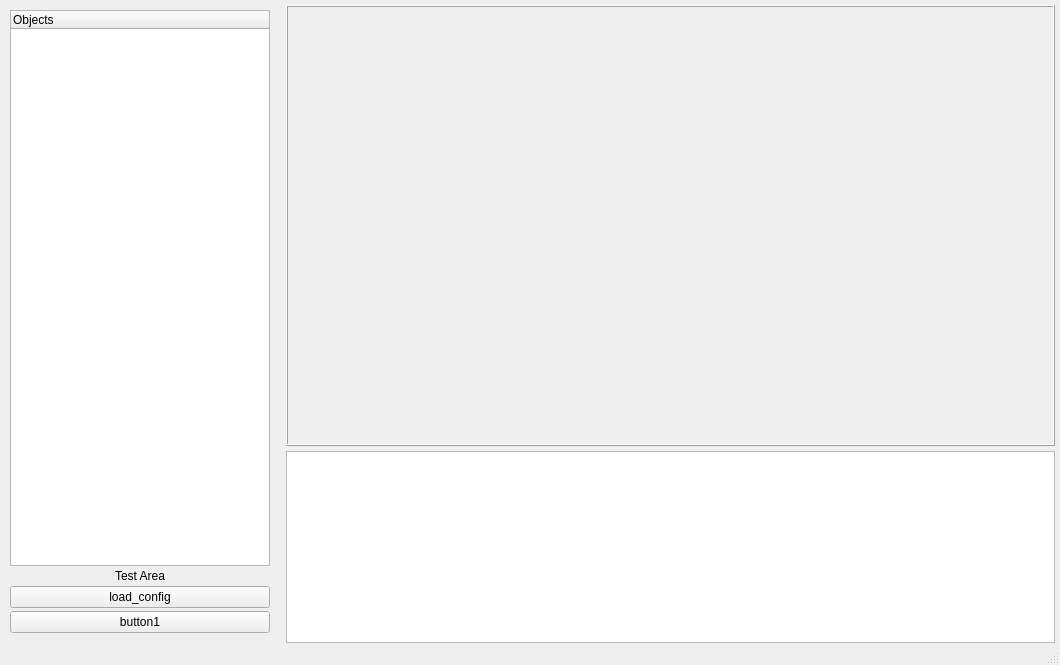
<?xml version="1.0" encoding="UTF-8"?>
<ui version="4.0">
 <class>MainWindow</class>
 <widget class="QMainWindow" name="MainWindow">
  <property name="geometry">
   <rect>
    <x>0</x>
    <y>0</y>
    <width>1060</width>
    <height>665</height>
   </rect>
  </property>
  <property name="minimumSize">
   <size>
    <width>1060</width>
    <height>665</height>
   </size>
  </property>
  <property name="windowTitle">
   <string>underground-imit-deep-learning-bl</string>
  </property>
  <widget class="QWidget" name="centralwidget">
   <layout class="QHBoxLayout" name="horizontalLayout">
    <property name="spacing">
     <number>1</number>
    </property>
    <property name="leftMargin">
     <number>0</number>
    </property>
    <property name="topMargin">
     <number>0</number>
    </property>
    <property name="rightMargin">
     <number>0</number>
    </property>
    <property name="bottomMargin">
     <number>0</number>
    </property>
    <item>
     <layout class="QVBoxLayout" name="verticalLayout">
      <property name="spacing">
       <number>3</number>
      </property>
      <property name="sizeConstraint">
       <enum>QLayout::SetNoConstraint</enum>
      </property>
      <property name="leftMargin">
       <number>10</number>
      </property>
      <property name="topMargin">
       <number>10</number>
      </property>
      <property name="rightMargin">
       <number>10</number>
      </property>
      <property name="bottomMargin">
       <number>10</number>
      </property>
      <item>
       <widget class="QTreeWidget" name="treeWidget">
        <property name="minimumSize">
         <size>
          <width>260</width>
          <height>200</height>
         </size>
        </property>
        <property name="maximumSize">
         <size>
          <width>260</width>
          <height>16777215</height>
         </size>
        </property>
        <property name="contextMenuPolicy">
         <enum>Qt::CustomContextMenu</enum>
        </property>
        <column>
         <property name="text">
          <string>Objects</string>
         </property>
        </column>
       </widget>
      </item>
      <item>
       <widget class="QLabel" name="label1">
        <property name="minimumSize">
         <size>
          <width>260</width>
          <height>0</height>
         </size>
        </property>
        <property name="maximumSize">
         <size>
          <width>260</width>
          <height>16777215</height>
         </size>
        </property>
        <property name="text">
         <string>Test Area</string>
        </property>
        <property name="alignment">
         <set>Qt::AlignCenter</set>
        </property>
       </widget>
      </item>
      <item>
       <widget class="QPushButton" name="button2">
        <property name="minimumSize">
         <size>
          <width>260</width>
          <height>0</height>
         </size>
        </property>
        <property name="maximumSize">
         <size>
          <width>260</width>
          <height>16777215</height>
         </size>
        </property>
        <property name="text">
         <string>load_config</string>
        </property>
       </widget>
      </item>
      <item>
       <widget class="QPushButton" name="button1">
        <property name="minimumSize">
         <size>
          <width>260</width>
          <height>0</height>
         </size>
        </property>
        <property name="maximumSize">
         <size>
          <width>260</width>
          <height>16777215</height>
         </size>
        </property>
        <property name="text">
         <string>button1</string>
        </property>
       </widget>
      </item>
     </layout>
    </item>
    <item>
     <layout class="QVBoxLayout" name="verticalLayout_2">
      <property name="spacing">
       <number>5</number>
      </property>
      <property name="leftMargin">
       <number>5</number>
      </property>
      <property name="topMargin">
       <number>5</number>
      </property>
      <property name="rightMargin">
       <number>5</number>
      </property>
      <property name="bottomMargin">
       <number>0</number>
      </property>
      <item>
       <widget class="QScrollArea" name="scrollArea">
        <property name="sizePolicy">
         <sizepolicy hsizetype="Expanding" vsizetype="Expanding">
          <horstretch>0</horstretch>
          <verstretch>0</verstretch>
         </sizepolicy>
        </property>
        <property name="frameShape">
         <enum>QFrame::Box</enum>
        </property>
        <property name="frameShadow">
         <enum>QFrame::Raised</enum>
        </property>
        <property name="widgetResizable">
         <bool>true</bool>
        </property>
        <property name="alignment">
         <set>Qt::AlignLeading|Qt::AlignLeft|Qt::AlignTop</set>
        </property>
        <widget class="QWidget" name="scrollAreaWidgetContents_2">
         <property name="geometry">
          <rect>
           <x>0</x>
           <y>0</y>
           <width>515</width>
           <height>438</height>
          </rect>
         </property>
         <layout class="QGridLayout" name="gridLayout">
          <property name="leftMargin">
           <number>0</number>
          </property>
          <property name="topMargin">
           <number>0</number>
          </property>
          <property name="rightMargin">
           <number>0</number>
          </property>
          <property name="bottomMargin">
           <number>0</number>
          </property>
          <property name="spacing">
           <number>0</number>
          </property>
          <item row="0" column="0">
           <layout class="QGridLayout" name="group_element_layout">
            <property name="sizeConstraint">
             <enum>QLayout::SetFixedSize</enum>
            </property>
            <property name="spacing">
             <number>5</number>
            </property>
           </layout>
          </item>
         </layout>
        </widget>
       </widget>
      </item>
      <item>
       <widget class="QTableView" name="tableUst">
        <property name="sizePolicy">
         <sizepolicy hsizetype="Expanding" vsizetype="Fixed">
          <horstretch>0</horstretch>
          <verstretch>0</verstretch>
         </sizepolicy>
        </property>
        <property name="minimumSize">
         <size>
          <width>0</width>
          <height>100</height>
         </size>
        </property>
        <attribute name="horizontalHeaderCascadingSectionResizes">
         <bool>true</bool>
        </attribute>
        <attribute name="horizontalHeaderDefaultSectionSize">
         <number>75</number>
        </attribute>
        <attribute name="verticalHeaderVisible">
         <bool>false</bool>
        </attribute>
       </widget>
      </item>
     </layout>
    </item>
   </layout>
  </widget>
  <widget class="QStatusBar" name="statusbar"/>
  <action name="actionLoad">
   <property name="text">
    <string>Load XL</string>
   </property>
  </action>
  <action name="load_action">
   <property name="text">
    <string>Load XL</string>
   </property>
  </action>
 </widget>
 <resources/>
 <connections/>
</ui>
